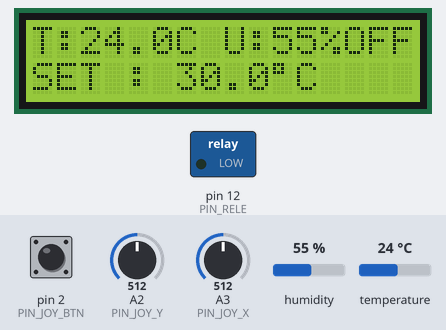
Recording of a sketch running on a simulated Arduino Uno, built with avr-gcc and run on an emulated ATmega328P. Parts: 16×2 character LCD, switched loads named in the sketch (green lamp = pin HIGH). Inputs (shaded band) come from the test bench; at power-on: A2 (PIN_JOY_Y) = 512, temperature 24 °C, pin 2 (PIN_JOY_BTN) HIGH, A3 (PIN_JOY_X) = 512, humidity 55 %. EEPROM starts erased; what the sketch prints to the serial monitor is not drawn.

Above: at 3.3 s.
3.4 s: A2 (PIN_JOY_Y) set to 788
6.6 s: A2 (PIN_JOY_Y) set to 815
At 7.3 s:
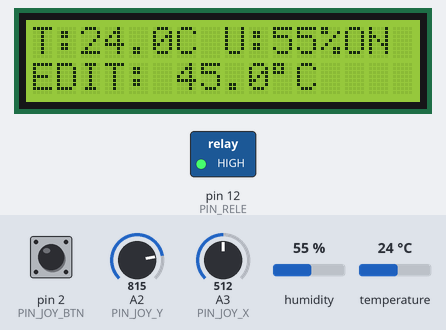
9.9 s: temperature set to 29 °C
At 11.6 s:
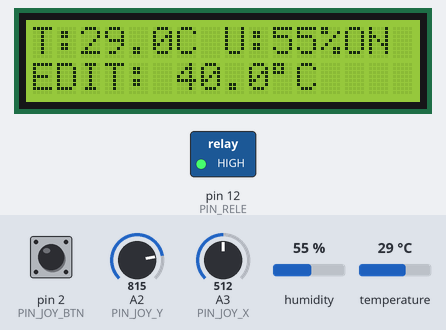
12.6 s: temperature set to 32 °C
At 13.7 s:
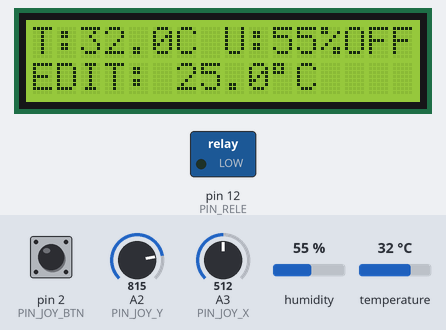
15.9 s: pin 2 (PIN_JOY_BTN) pulled LOW for 0.15 s
At 16.6 s:
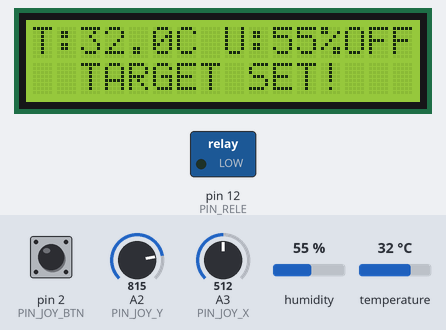
19.6 s: pin 2 (PIN_JOY_BTN) pulled LOW for 3.2 s
At 20.4 s:
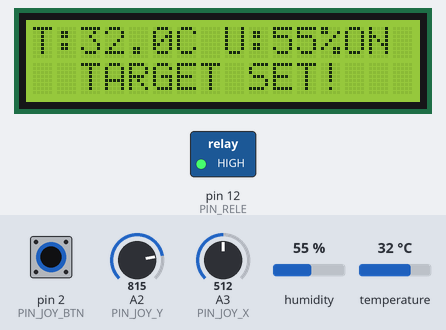
Timing chart, 0 to 22.6 s (numbered marks = the images above; inputs shaded):
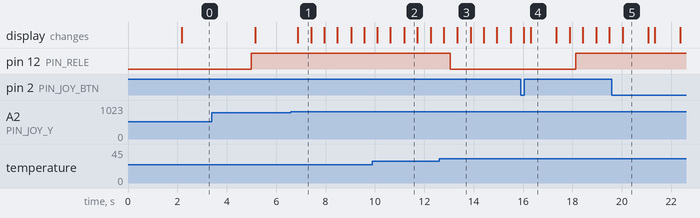

Measured:
- the behaviour switches between 800 and 801 on A2 (PIN_JOY_Y) (found by bisection; images 0 and 1)
- the behaviour switches between 30 and 31 °C on temperature (found by bisection; images 2 and 3)
- after the input at 6.6 s, the display: changes after 0.28 s (image 1)
- after the input at 12.6 s, pin 12 (PIN_RELE): HIGH → LOW after 0.46 s; the display: first differs from a run without the input after 0.74 s (image 3)
- after the input at 15.9 s, pin 12 (PIN_RELE): LOW → HIGH after 2.2 s; the display: first differs from a run without the input after 0.40 s (image 4)
- after the input at 19.6 s, the display: changes after 0.43 s (image 5)
- what the display in image 1 shows lasts 0.5 s, from 6.9 s to 7.4 s

The sketch:

MY_MELONS.ino
```cpp
#include <Wire.h>
#include <LiquidCrystal_I2C.h>
#include <EEPROM.h>
#include <DHT.h>

/**
 * PROGETTO: Termostato per Coltivazione Meloni (Versione I2C)
 * SCOPO: Stress Test termico con lampade/luci rosse
 * HARDWARE: Arduino Uno/Nano, LCD 16x2 I2C, Joystick, Relè, Sensore DHT11
 */

// --- CONFIGURAZIONE PIN ---
#define PIN_JOY_X     A3    // Asse X: Regolazione fine temperatura
#define PIN_JOY_Y     A2    // Asse Y: Selezione Preset
#define PIN_JOY_BTN   2     // Pulsante: Conferma e Salva
#define PIN_RELE      12    // Pin comando Relè (Luce Rossa/Riscaldatore)
#define PIN_DHT       A0    // Ingresso Sensore DHT11
#define DHTTYPE       DHT11

// --- COSTANTI DI SISTEMA ---
const int ADDR_TARGET_TEMP = 0;

DHT dht(PIN_DHT, DHTTYPE);
LiquidCrystal_I2C lcd(0x27, 16, 2);

class Termostato {
  private:
    float currentTemp;
    float currentHum;
    float activeDesiredTemp;
    float editingTemp;
    float hysteresis;
    bool relayState;
    int relayPin;
    bool isEditing;

    // --- SICUREZZA ---
    const float MAX_SAFE_TEMP = 50.0; // Limite critico per stress test
    const float MIN_SAFE_TEMP = 5.0;
    bool sensorError = false;

    // --- PROTEZIONE RELÈ ---
    unsigned long lastSwitchTime;
    const unsigned long MIN_CYCLE_TIME = 5000; // 5 secondi minimi tra ON/OFF

    // --- PRESET VELOCI (Temperature tipiche per Stress Test) ---
    float savedPresets[5] = {25.0, 30.0, 35.0, 40.0, 45.0};
    int currentPresetIndex = 0;

  public:
    Termostato(int pRelay, float startTemp, float hys) {
      relayPin = pRelay;
      activeDesiredTemp = startTemp;
      editingTemp = startTemp;
      hysteresis = hys;
      relayState = false;
      currentTemp = 0.0;
      currentHum = 0.0;
      lastSwitchTime = 0;
      isEditing = false;
    }

    void init() {
      pinMode(relayPin, OUTPUT);
      digitalWrite(relayPin, LOW);
      pinMode(PIN_JOY_BTN, INPUT_PULLUP);

      dht.begin();

      float storedTemp;
      EEPROM.get(ADDR_TARGET_TEMP, storedTemp);

      if (!isnan(storedTemp) && storedTemp >= 10.0 && storedTemp <= 48.0) {
        activeDesiredTemp = storedTemp;
        editingTemp = storedTemp;
      }

      Serial.begin(9600);
      Serial.println("--- LOG STRESS TEST MELONI ---");
      Serial.println("Tempo(ms), Temp(C), Umidita(%), Target(C), StatoRele");
    }

    void updateSensor() {
      float t = dht.readTemperature();
      float h = dht.readHumidity();

      // Verifica errori del sensore
      if (isnan(t) || isnan(h) || t > MAX_SAFE_TEMP || t < MIN_SAFE_TEMP) {
        sensorError = true;
      } else {
        sensorError = false;
        currentTemp = t;
        currentHum = h;
      }
    }

    void updateControl() {
      unsigned long currentTime = millis();

      // FAILSAFE: Se c'è un errore, spegniamo la luce rossa per sicurezza
      if (sensorError) {
        relayState = false;
        digitalWrite(relayPin, LOW);
        return;
      }

      // Protezione cicli brevi
      if (currentTime - lastSwitchTime < MIN_CYCLE_TIME) return;

      // Logica On/Off con Isteresi
      if (!relayState && currentTemp < (activeDesiredTemp - hysteresis)) {
        relayState = true;
        digitalWrite(relayPin, HIGH);
        lastSwitchTime = currentTime;
        logData();
      }
      else if (relayState && currentTemp > (activeDesiredTemp + hysteresis)) {
        relayState = false;
        digitalWrite(relayPin, LOW);
        lastSwitchTime = currentTime;
        logData();
      }
    }

    void logData() {
      Serial.print(millis()); Serial.print(",");
      Serial.print(currentTemp); Serial.print(",");
      Serial.print(currentHum); Serial.print(",");
      Serial.print(activeDesiredTemp); Serial.print(",");
      Serial.println(relayState ? "ON" : "OFF");
    }

    void handleJoystick() {
      int xVal = analogRead(PIN_JOY_X);
      int yVal = analogRead(PIN_JOY_Y);
      bool btnPressed = (digitalRead(PIN_JOY_BTN) == LOW);

      // Regolazione fine (Asse X)
      if (xVal < 200) { editingTemp -= 0.1; isEditing = true; delay(100); }
      else if (xVal > 800) { editingTemp += 0.1; isEditing = true; delay(100); }

      // Navigazione Preset (Asse Y)
      if (yVal < 200) {
        currentPresetIndex = (currentPresetIndex + 1) % 5;
        editingTemp = savedPresets[currentPresetIndex];
        isEditing = true;
        delay(250);
      } else if (yVal > 800) {
        currentPresetIndex = (currentPresetIndex <= 0) ? 4 : currentPresetIndex - 1;
        editingTemp = savedPresets[currentPresetIndex];
        isEditing = true;
        delay(250);
      }

      // Salvataggio
      if (btnPressed) {
        activeDesiredTemp = editingTemp;
        EEPROM.put(ADDR_TARGET_TEMP, activeDesiredTemp);
        isEditing = false;

        lcd.setCursor(0, 1);
        lcd.print("  TARGET SET!   ");
        delay(1000);
      }
    }

    float getCurrentTemp() { return currentTemp; }
    float getCurrentHum() { return currentHum; }
    float getTargetTemp() { return isEditing ? editingTemp : activeDesiredTemp; }
    bool isHeating() { return relayState; }
    bool getEditingState() { return isEditing; }
    bool hasError() { return sensorError; }
};

Termostato stressTester(PIN_RELE, 30.0, 0.5); // Isteresi ridotta a 0.5 per maggiore precisione nel test

void setup() {
  lcd.init();
  lcd.backlight();
  stressTester.init();

  lcd.setCursor(0, 0);
  lcd.print("STRESS TEST");
  lcd.setCursor(0, 1);
  lcd.print("MELON SYSTEM");
  delay(2000);
  lcd.clear();
}

void loop() {
  static unsigned long lastSensorRead = 0;
  if (millis() - lastSensorRead > 2000) {
    stressTester.updateSensor();
    stressTester.logData(); // Log ogni 2 secondi
    lastSensorRead = millis();
  }

  stressTester.handleJoystick();
  stressTester.updateControl();

  static unsigned long lastRefresh = 0;
  if (millis() - lastRefresh > 300) {
    updateDisplay();
    lastRefresh = millis();
  }
}

void updateDisplay() {
  lcd.setCursor(0, 0);
  if (stressTester.hasError()) {
    lcd.print("! SENSOR ERR !  ");
  } else {
    lcd.print("T:");
    lcd.print(stressTester.getCurrentTemp(), 1);
    lcd.print("C U:");
    lcd.print(stressTester.getCurrentHum(), 0);
    lcd.print("%");

    lcd.setCursor(13, 0);
    lcd.print(stressTester.isHeating() ? "ON " : "OFF");
  }

  lcd.setCursor(0, 1);
  lcd.print(stressTester.getEditingState() ? "EDIT: " : "SET : ");
  lcd.print(stressTester.getTargetTemp(), 1);
  lcd.print("\xDF");
  lcd.print("C   ");
}
```
